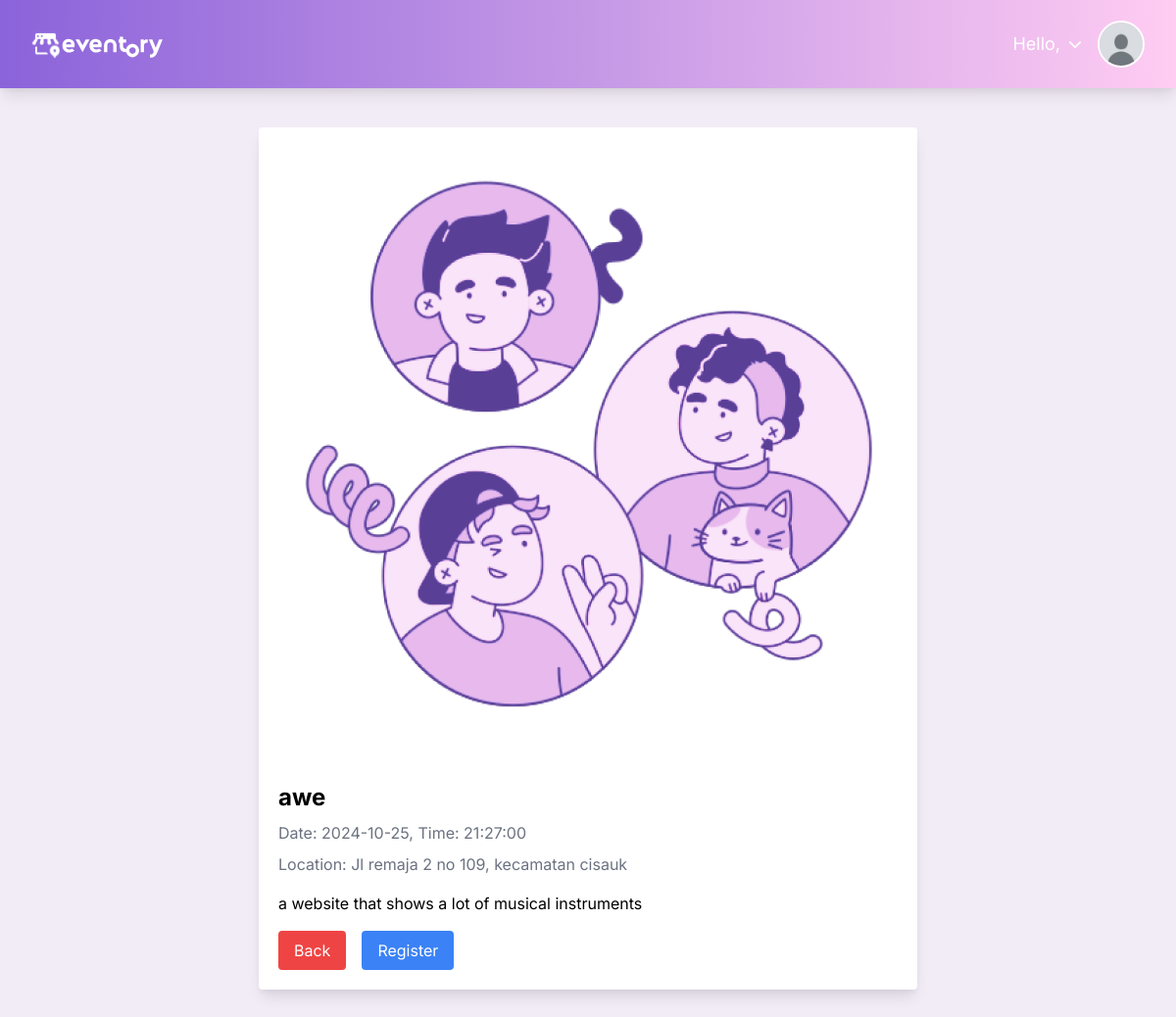
/user/event_details.php?event_id=14, run on the app's committed database.
### tables this page shows
CREATE TABLE `events` (
  `event_id` int(11) NOT NULL,
  `title` varchar(255) NOT NULL,
  `description` text NOT NULL,
  `event_date` date NOT NULL,
  `event_time` time NOT NULL,
  `location` varchar(255) NOT NULL,
  `max_participants` int(11) NOT NULL,
  `registered_participants` int(11) NOT NULL,
  `status` enum('open','closed','canceled') DEFAULT 'open',
  `image` varchar(255) DEFAULT NULL,
  `created_at` timestamp NOT NULL DEFAULT current_timestamp(),
  `banner` varchar(255) DEFAULT NULL
);

### public_html/user/event_details.php (the view, shortened to what this page needs)
<?php
require '../includes/db_connection.php';
$event_id = $_GET['event_id'];
$stmt = $pdo->prepare("SELECT title, description, event_date, event_time, location, banner, image FROM events WHERE event_id = ?");
$stmt->execute([$event_id]);
$event = $stmt->fetch();
?>
<?php include '../includes/navbar.php'; ?>
<!DOCTYPE html>
<html lang="en">
<head>
    <link href="https://cdn.jsdelivr.net/npm/tailwindcss@2.2.19/dist/tailwind.min.css" rel="stylesheet">
</head>
<body class="bg-[#F2ECF7]">
    <div class="container mx-auto my-10 p-5 bg-white rounded shadow-lg max-w-2xl">
        <img src="../assets/images/<?= htmlspecialchars($event['banner']) ?>" alt="<?= htmlspecialchars($event['title']) ?> Banner" class="rounded-lg mb-4 w-full">
        <h1 class="text-2xl font-bold mb-2"><?= htmlspecialchars($event['title']) ?></h1>
        <p class="text-gray-500 mb-2">Date: <?= htmlspecialchars($event['event_date']) ?>, Time: <?= htmlspecialchars($event['event_time']) ?></p>
        <p class="text-gray-500 mb-4">Location: <?= htmlspecialchars($event['location']) ?></p>
        <p class="mb-4"><?= nl2br(htmlspecialchars($event['description'])) ?></p>
        <div class="flex space-x-4">
            <button class="bg-red-500 text-white py-2 px-4 rounded hover:bg-red-600" onclick="window.history.back()">Back</button>
            <button class="bg-blue-500 text-white py-2 px-4 rounded hover:bg-blue-600" onclick="registerEvent(<?= $event_id ?>)">Register</button>
        </div>
    </div>
</body>
</html>

### data on the page
events: banner (picture), title "awe", event_date "2024-10-25", event_time "21:27:00", location "Jl remaja 2 no 109, kecamatan cisauk", description "a website that shows a lot of musical instruments"
